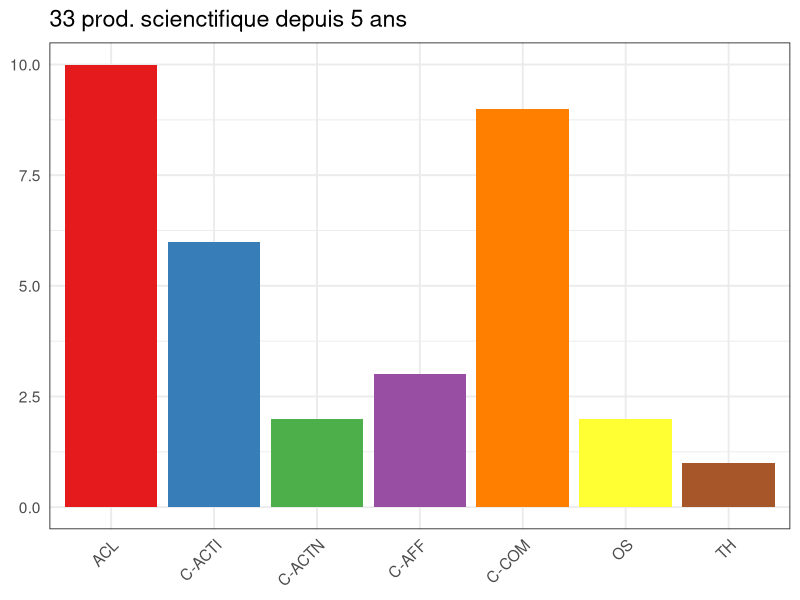
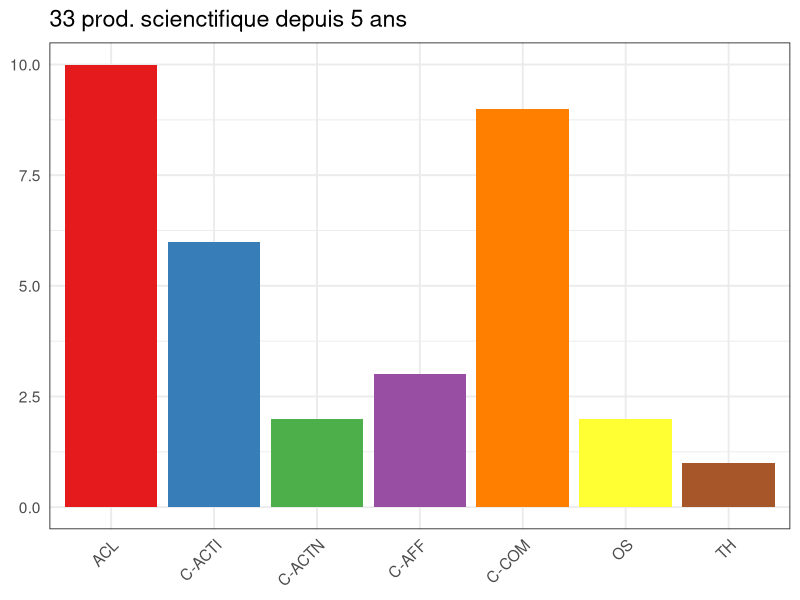

The R script that drew these images, in order:
## Pie chart for my last slide resumer
library(tidyverse)


setwd("~/Dropbox/dossiers_admin/dossier_CIRAD/Green2017/Audition/prez/publication/")

pub <- read.csv("curriculum.csv",header = T, sep = ",")

unique(pub$Extra)
# [1] conferencePaper bookSection     journalArticle  presentation    magazineArticle thesis 


pub$nb <- 1
## selction last 5 years 
sel <- pub$Publication.Year > (2017 - 5)
pub5 <- pub[sel,]

resum_pub <- pub5 %>%
  group_by(Extra, Publication.Year) %>%
  summarise(
    sum_pub = sum(nb),
    pct_pub = sum(nb) / 33 * 100)

resum_pub <- na.omit(resum_pub)

gg.hceres <- ggplot(data <- resum_pub)+
  geom_bar(aes(x = Extra, y = sum_pub, fill = Extra), stat="identity")+
  #coord_polar(theta='y')+
  theme_bw(base_size = 14)+
  theme(#panel.grid = element_blank(), ## remove guide lines
    #axis.text.x = element_blank(),
    #axis.text.y = element_blank(),
    axis.ticks=element_blank(),  # the axis ticks
    axis.title=element_blank(),  # the axis labels
    legend.position="none", #top
    axis.text.x = element_text(angle = 45, hjust = 1)
  )+
  scale_fill_brewer(palette = "Set1")+
  labs(x = "", y = "Quantification", title = paste(sum(resum_pub$sum_pub, na.rm = T),"prod. scienctifique depuis 5 ans"))
  #scale_fill_hue(name="Classification\nHCERES (%)")
gg.hceres

ggsave("../img/publication_pie.png",gg.hceres)
